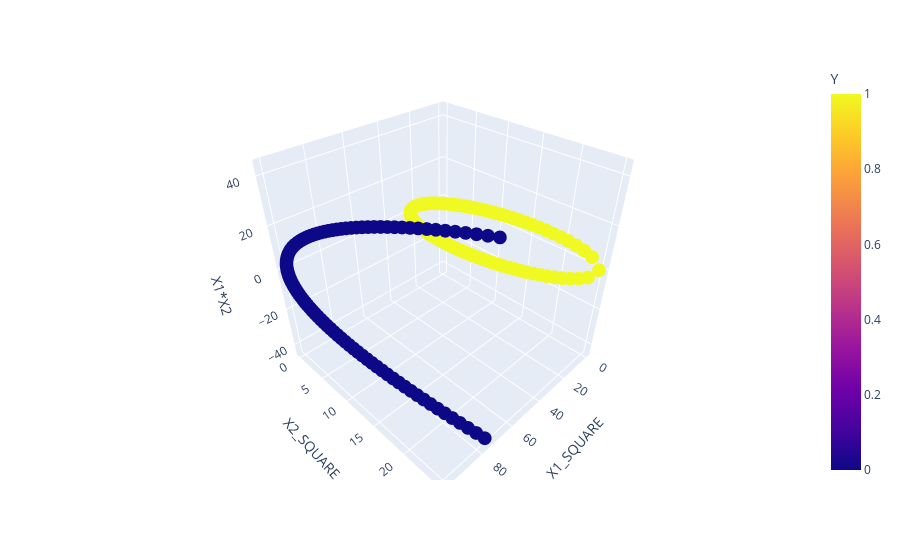

Notebook code for this chart:
### Code cell
fig=px.scatter_3d(df, x='X1_SQUARE', y='X2_SQUARE' , z='X1*X2', color='Y')

fig.show()

### Figure 1 — Plotly figure (JSON) as saved in the notebook; plotly's stock layout.template omitted (floating-point values rounded to 4 significant figures; data arrays with more than 128 entries replaced by an {"elided": "..."} marker saying what was removed)
{"data": [{"hovertemplate": "X1_SQUARE=%{x}<br>X2_SQUARE=%{y}<br>X1*X2=%{z}<br>Y=%{marker.color}<extra></extra>", "legendgroup": "", "marker": {"color": {"elided": "400 int values"}, "coloraxis": "coloraxis", "symbol": "circle"}, "mode": "markers", "name": "", "scene": "scene", "showlegend": false, "type": "scatter3d", "x": {"elided": "400 float values"}, "y": {"elided": "400 float values"}, "z": {"elided": "400 float values"}}], "layout": {"coloraxis": {"colorbar": {"title": {"text": "Y"}}, "colorscale": [[0, "#0d0887"], [0.1111, "#46039f"], [0.2222, "#7201a8"], [0.3333, "#9c179e"], [0.4444, "#bd3786"], [0.5556, "#d8576b"], [0.6667, "#ed7953"], [0.7778, "#fb9f3a"], [0.8889, "#fdca26"], [1, "#f0f921"]]}, "legend": {"tracegroupgap": 0}, "margin": {"t": 60}, "scene": {"domain": {"x": [0, 1], "y": [0, 1]}, "xaxis": {"title": {"text": "X1_SQUARE"}}, "yaxis": {"title": {"text": "X2_SQUARE"}}, "zaxis": {"title": {"text": "X1*X2"}}}}}
